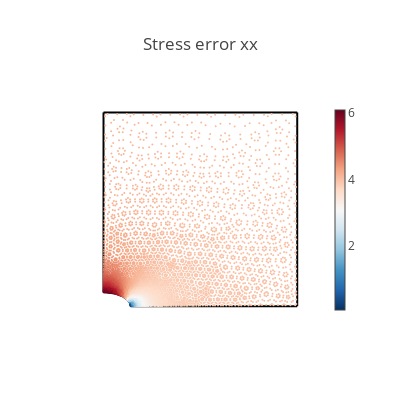
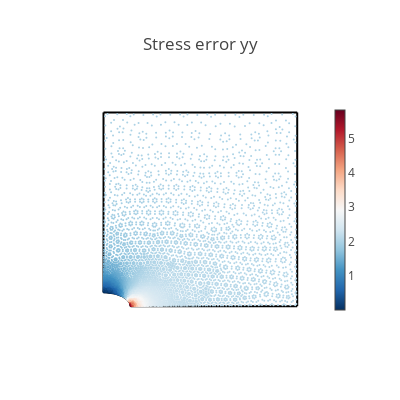
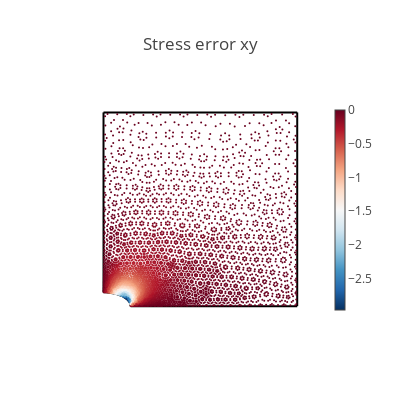
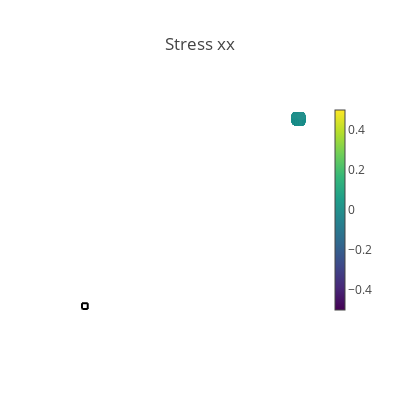

Source (notebook cell) for these figures, in order:
### Code cell
# Create a validation domain different from the training domain
val_x, val_y = np.meshgrid(np.linspace(0, L, 50), np.linspace(0, L, 50))
val_domain = np.vstack([val_x.ravel(), val_y.ravel()]).T
mask = (
    ((val_domain[:, 0] ** 2) / (Rx**2)) + ((val_domain[:, 1] ** 2) / (Ry**2))
) > 1
val = torch.tensor(val_domain[mask], requires_grad=True, device= device)
val = val.float()

# Compute model predictions on the validation domain
disp = net(val)
def_val = val + disp
stress = torch.vmap(sigma)(val)
mises = torch.sqrt(
    stress[:, 0, 0] ** 2
    + stress[:, 1, 1] ** 2
    - stress[:, 0, 0] * stress[:, 1, 1]
    + 3 * stress[:, 0, 1] ** 2
)
# print([loss.item() for loss in compute_les(val)])


@torch.no_grad()
def make_plot(x, y, variable, title, cmap=sequential.Viridis, size=8.0):
    fig = go.Figure()

    # Plot boundaries
    m = dict(color="black")
    fig.add_trace(go.Scatter(x=top[:, 0].cpu(), y=top[:, 1].cpu(), mode="lines", marker=m))
    fig.add_trace(go.Scatter(x=bottom[:, 0].cpu(), y=bottom[:, 1].cpu(), mode="lines", marker=m))
    fig.add_trace(go.Scatter(x=left[:, 0].cpu(), y=left[:, 1].cpu(), mode="lines", marker=m))
    fig.add_trace(go.Scatter(x=right[:, 0].cpu(), y=right[:, 1].cpu(), mode="lines", marker=m))
    fig.add_trace(go.Scatter(x=hole[:, 0].cpu(), y=hole[:, 1].cpu(), mode="lines", marker=m))

    # Plot variable values
    m = dict(color=variable, colorscale=cmap, size=size, colorbar=dict(thickness=10))
    fig.add_trace(go.Scatter(x=x, y=y, marker=m, mode="markers"))

    # plot settings
    fig.layout.yaxis.scaleanchor = "x"
    fig.update_layout(
        template="none", width=400, height=400, title=title, showlegend=False
    )
    fig.update_xaxes(visible=False)
    fig.update_yaxes(visible=False)
    fig.show()


# Compute data error
s_data = data_output[:, 0:3]
s_pred = torch.vmap(sigma)(data_input[:, 0:2])
ds_xx = s_data[:, 0] - s_pred[:, 0, 0]
ds_yy = s_data[:, 1] - s_pred[:, 1, 1]
ds_xy = s_data[:, 2] - s_pred[:, 0, 1]


# Plot stress errors
cmap = sequential.RdBu_r
make_plot(*data_input[:, 0:2].T.cpu(), ds_xx.cpu(), "Stress error xx", size=2.0, cmap=cmap)
make_plot(*data_input[:, 0:2].T.cpu(), ds_yy.cpu(), "Stress error yy", size=2.0, cmap=cmap)
make_plot(*data_input[:, 0:2].T.cpu(), ds_xy.cpu(), "Stress error xy", size=2.0, cmap=cmap)

# Plot stresses
make_plot(*def_val.T.cpu(), stress[:, 0, 0].cpu(), "Stress xx")
make_plot(*def_val.T.cpu(), stress[:, 0, 1].cpu(), "Stress xy")
make_plot(*def_val.T.cpu(), stress[:, 1, 1].cpu(), "Stress yy")
make_plot(*def_val.T.cpu(), mises.cpu(), "Mises stress")

# Plot displacements
make_plot(*def_val.T.cpu(), disp[:, 0].cpu(), "Displacement in x", cmap=sequential.Inferno)
make_plot(*def_val.T.cpu(), disp[:, 1].cpu(), "Displacement in y", cmap=sequential.Inferno)

### Figure 1 — Plotly figure (JSON) as saved in the notebook; plotly's stock layout.template omitted (floating-point values rounded to 4 significant figures; data arrays with more than 128 entries replaced by an {"elided": "..."} marker saying what was removed)
{"data": [{"marker": {"color": "black"}, "mode": "lines", "type": "scatter", "x": [0, 0.04167, 0.08333, 0.125, 0.1667, 0.2083, 0.25, 0.2917, 0.3333, 0.375, 0.4167, 0.4583, 0.5, 0.5417, 0.5833, 0.625, 0.6667, 0.7083, 0.75, 0.7917, 0.8333, 0.875, 0.9167, 0.9583, 1], "y": [1, 1, 1, 1, 1, 1, 1, 1, 1, 1, 1, 1, 1, 1, 1, 1, 1, 1, 1, 1, 1, 1, 1, 1, 1]}, {"marker": {"color": "black"}, "mode": "lines", "type": "scatter", "x": [0.14, 0.183, 0.226, 0.269, 0.312, 0.355, 0.398, 0.441, 0.484, 0.527, 0.57, 0.613, 0.656, 0.699, 0.742, 0.785, 0.828, 0.871, 0.914, 0.957, 1], "y": [0, 0, 0, 0, 0, 0, 0, 0, 0, 0, 0, 0, 0, 0, 0, 0, 0, 0, 0, 0, 0]}, {"marker": {"color": "black"}, "mode": "lines", "type": "scatter", "x": [0, 0, 0, 0, 0, 0, 0, 0, 0, 0, 0, 0, 0, 0, 0, 0, 0, 0, 0, 0, 0, 0, 0], "y": [0.07143, 0.1136, 0.1558, 0.1981, 0.2403, 0.2825, 0.3247, 0.3669, 0.4091, 0.4513, 0.4935, 0.5357, 0.5779, 0.6201, 0.6623, 0.7045, 0.7468, 0.789, 0.8312, 0.8734, 0.9156, 0.9578, 1]}, {"marker": {"color": "black"}, "mode": "lines", "type": "scatter", "x": [1, 1, 1, 1, 1, 1, 1, 1, 1, 1, 1, 1, 1, 1, 1, 1, 1, 1, 1, 1, 1, 1, 1, 1, 1], "y": [0, 0.04167, 0.08333, 0.125, 0.1667, 0.2083, 0.25, 0.2917, 0.3333, 0.375, 0.4167, 0.4583, 0.5, 0.5417, 0.5833, 0.625, 0.6667, 0.7083, 0.75, 0.7917, 0.8333, 0.875, 0.9167, 0.9583, 1]}, {"marker": {"color": "black"}, "mode": "lines", "type": "scatter", "x": [0.14, 0.1399, 0.1398, 0.1394, 0.139, 0.1385, 0.1378, 0.137, 0.1361, 0.135, 0.1339, 0.1326, 0.1312, 0.1297, 0.1281, 0.1264, 0.1246, 0.1226, 0.1205, 0.1184, 0.1161, 0.1137, 0.1113, 0.1087, 0.1061, 0.1033, 0.1005, 0.09752, 0.0945, 0.0914, 0.08821, 0.08495, 0.08162, 0.07821, 0.07474, 0.07119, 0.06759, 0.06393, 0.06021, 0.05644, 0.05262, 0.04875, 0.04484, 0.04089, 0.0369, 0.03288, 0.02884, 0.02476, 0.02067, 0.01656, 0.01243, 0.008294, 0.004149, 8.573e-18], "y": [0, 0.002117, 0.004231, 0.006343, 0.008448, 0.01055, 0.01264, 0.01471, 0.01678, 0.01883, 0.02086, 0.02288, 0.02487, 0.02684, 0.02879, 0.03072, 0.03262, 0.03449, 0.03632, 0.03813, 0.0399, 0.04164, 0.04334, 0.04501, 0.04663, 0.04821, 0.04975, 0.05125, 0.0527, 0.05411, 0.05547, 0.05678, 0.05803, 0.05924, 0.0604, 0.0615, 0.06255, 0.06355, 0.06449, 0.06537, 0.06619, 0.06696, 0.06767, 0.06831, 0.0689, 0.06943, 0.0699, 0.0703, 0.07065, 0.07093, 0.07115, 0.0713, 0.0714, 0.07143]}, {"marker": {"color": {"elided": "5526 float values"}, "colorbar": {"thickness": 10}, "colorscale": [[0, "rgb(5,48,97)"], [0.1, "rgb(33,102,172)"], [0.2, "rgb(67,147,195)"], [0.3, "rgb(146,197,222)"], [0.4, "rgb(209,229,240)"], [0.5, "rgb(247,247,247)"], [0.6, "rgb(253,219,199)"], [0.7, "rgb(244,165,130)"], [0.8, "rgb(214,96,77)"], [0.9, "rgb(178,24,43)"], [1, "rgb(103,0,31)"]], "size": 2}, "mode": "markers", "type": "scatter", "x": {"elided": "5526 float values"}, "y": {"elided": "5526 float values"}}], "layout": {"height": 400, "showlegend": false, "title": {"text": "Stress error xx"}, "width": 400, "xaxis": {"visible": false}, "yaxis": {"scaleanchor": "x", "visible": false}}}

### Figure 2 — Plotly figure (JSON) as saved in the notebook; plotly's stock layout.template omitted (floating-point values rounded to 4 significant figures; data arrays with more than 128 entries replaced by an {"elided": "..."} marker saying what was removed)
{"data": [{"marker": {"color": "black"}, "mode": "lines", "type": "scatter", "x": [0, 0.04167, 0.08333, 0.125, 0.1667, 0.2083, 0.25, 0.2917, 0.3333, 0.375, 0.4167, 0.4583, 0.5, 0.5417, 0.5833, 0.625, 0.6667, 0.7083, 0.75, 0.7917, 0.8333, 0.875, 0.9167, 0.9583, 1], "y": [1, 1, 1, 1, 1, 1, 1, 1, 1, 1, 1, 1, 1, 1, 1, 1, 1, 1, 1, 1, 1, 1, 1, 1, 1]}, {"marker": {"color": "black"}, "mode": "lines", "type": "scatter", "x": [0.14, 0.183, 0.226, 0.269, 0.312, 0.355, 0.398, 0.441, 0.484, 0.527, 0.57, 0.613, 0.656, 0.699, 0.742, 0.785, 0.828, 0.871, 0.914, 0.957, 1], "y": [0, 0, 0, 0, 0, 0, 0, 0, 0, 0, 0, 0, 0, 0, 0, 0, 0, 0, 0, 0, 0]}, {"marker": {"color": "black"}, "mode": "lines", "type": "scatter", "x": [0, 0, 0, 0, 0, 0, 0, 0, 0, 0, 0, 0, 0, 0, 0, 0, 0, 0, 0, 0, 0, 0, 0], "y": [0.07143, 0.1136, 0.1558, 0.1981, 0.2403, 0.2825, 0.3247, 0.3669, 0.4091, 0.4513, 0.4935, 0.5357, 0.5779, 0.6201, 0.6623, 0.7045, 0.7468, 0.789, 0.8312, 0.8734, 0.9156, 0.9578, 1]}, {"marker": {"color": "black"}, "mode": "lines", "type": "scatter", "x": [1, 1, 1, 1, 1, 1, 1, 1, 1, 1, 1, 1, 1, 1, 1, 1, 1, 1, 1, 1, 1, 1, 1, 1, 1], "y": [0, 0.04167, 0.08333, 0.125, 0.1667, 0.2083, 0.25, 0.2917, 0.3333, 0.375, 0.4167, 0.4583, 0.5, 0.5417, 0.5833, 0.625, 0.6667, 0.7083, 0.75, 0.7917, 0.8333, 0.875, 0.9167, 0.9583, 1]}, {"marker": {"color": "black"}, "mode": "lines", "type": "scatter", "x": [0.14, 0.1399, 0.1398, 0.1394, 0.139, 0.1385, 0.1378, 0.137, 0.1361, 0.135, 0.1339, 0.1326, 0.1312, 0.1297, 0.1281, 0.1264, 0.1246, 0.1226, 0.1205, 0.1184, 0.1161, 0.1137, 0.1113, 0.1087, 0.1061, 0.1033, 0.1005, 0.09752, 0.0945, 0.0914, 0.08821, 0.08495, 0.08162, 0.07821, 0.07474, 0.07119, 0.06759, 0.06393, 0.06021, 0.05644, 0.05262, 0.04875, 0.04484, 0.04089, 0.0369, 0.03288, 0.02884, 0.02476, 0.02067, 0.01656, 0.01243, 0.008294, 0.004149, 8.573e-18], "y": [0, 0.002117, 0.004231, 0.006343, 0.008448, 0.01055, 0.01264, 0.01471, 0.01678, 0.01883, 0.02086, 0.02288, 0.02487, 0.02684, 0.02879, 0.03072, 0.03262, 0.03449, 0.03632, 0.03813, 0.0399, 0.04164, 0.04334, 0.04501, 0.04663, 0.04821, 0.04975, 0.05125, 0.0527, 0.05411, 0.05547, 0.05678, 0.05803, 0.05924, 0.0604, 0.0615, 0.06255, 0.06355, 0.06449, 0.06537, 0.06619, 0.06696, 0.06767, 0.06831, 0.0689, 0.06943, 0.0699, 0.0703, 0.07065, 0.07093, 0.07115, 0.0713, 0.0714, 0.07143]}, {"marker": {"color": {"elided": "5526 float values"}, "colorbar": {"thickness": 10}, "colorscale": [[0, "rgb(5,48,97)"], [0.1, "rgb(33,102,172)"], [0.2, "rgb(67,147,195)"], [0.3, "rgb(146,197,222)"], [0.4, "rgb(209,229,240)"], [0.5, "rgb(247,247,247)"], [0.6, "rgb(253,219,199)"], [0.7, "rgb(244,165,130)"], [0.8, "rgb(214,96,77)"], [0.9, "rgb(178,24,43)"], [1, "rgb(103,0,31)"]], "size": 2}, "mode": "markers", "type": "scatter", "x": {"elided": "5526 float values"}, "y": {"elided": "5526 float values"}}], "layout": {"height": 400, "showlegend": false, "title": {"text": "Stress error yy"}, "width": 400, "xaxis": {"visible": false}, "yaxis": {"scaleanchor": "x", "visible": false}}}

### Figure 3 — Plotly figure (JSON) as saved in the notebook; plotly's stock layout.template omitted (floating-point values rounded to 4 significant figures; data arrays with more than 128 entries replaced by an {"elided": "..."} marker saying what was removed)
{"data": [{"marker": {"color": "black"}, "mode": "lines", "type": "scatter", "x": [0, 0.04167, 0.08333, 0.125, 0.1667, 0.2083, 0.25, 0.2917, 0.3333, 0.375, 0.4167, 0.4583, 0.5, 0.5417, 0.5833, 0.625, 0.6667, 0.7083, 0.75, 0.7917, 0.8333, 0.875, 0.9167, 0.9583, 1], "y": [1, 1, 1, 1, 1, 1, 1, 1, 1, 1, 1, 1, 1, 1, 1, 1, 1, 1, 1, 1, 1, 1, 1, 1, 1]}, {"marker": {"color": "black"}, "mode": "lines", "type": "scatter", "x": [0.14, 0.183, 0.226, 0.269, 0.312, 0.355, 0.398, 0.441, 0.484, 0.527, 0.57, 0.613, 0.656, 0.699, 0.742, 0.785, 0.828, 0.871, 0.914, 0.957, 1], "y": [0, 0, 0, 0, 0, 0, 0, 0, 0, 0, 0, 0, 0, 0, 0, 0, 0, 0, 0, 0, 0]}, {"marker": {"color": "black"}, "mode": "lines", "type": "scatter", "x": [0, 0, 0, 0, 0, 0, 0, 0, 0, 0, 0, 0, 0, 0, 0, 0, 0, 0, 0, 0, 0, 0, 0], "y": [0.07143, 0.1136, 0.1558, 0.1981, 0.2403, 0.2825, 0.3247, 0.3669, 0.4091, 0.4513, 0.4935, 0.5357, 0.5779, 0.6201, 0.6623, 0.7045, 0.7468, 0.789, 0.8312, 0.8734, 0.9156, 0.9578, 1]}, {"marker": {"color": "black"}, "mode": "lines", "type": "scatter", "x": [1, 1, 1, 1, 1, 1, 1, 1, 1, 1, 1, 1, 1, 1, 1, 1, 1, 1, 1, 1, 1, 1, 1, 1, 1], "y": [0, 0.04167, 0.08333, 0.125, 0.1667, 0.2083, 0.25, 0.2917, 0.3333, 0.375, 0.4167, 0.4583, 0.5, 0.5417, 0.5833, 0.625, 0.6667, 0.7083, 0.75, 0.7917, 0.8333, 0.875, 0.9167, 0.9583, 1]}, {"marker": {"color": "black"}, "mode": "lines", "type": "scatter", "x": [0.14, 0.1399, 0.1398, 0.1394, 0.139, 0.1385, 0.1378, 0.137, 0.1361, 0.135, 0.1339, 0.1326, 0.1312, 0.1297, 0.1281, 0.1264, 0.1246, 0.1226, 0.1205, 0.1184, 0.1161, 0.1137, 0.1113, 0.1087, 0.1061, 0.1033, 0.1005, 0.09752, 0.0945, 0.0914, 0.08821, 0.08495, 0.08162, 0.07821, 0.07474, 0.07119, 0.06759, 0.06393, 0.06021, 0.05644, 0.05262, 0.04875, 0.04484, 0.04089, 0.0369, 0.03288, 0.02884, 0.02476, 0.02067, 0.01656, 0.01243, 0.008294, 0.004149, 8.573e-18], "y": [0, 0.002117, 0.004231, 0.006343, 0.008448, 0.01055, 0.01264, 0.01471, 0.01678, 0.01883, 0.02086, 0.02288, 0.02487, 0.02684, 0.02879, 0.03072, 0.03262, 0.03449, 0.03632, 0.03813, 0.0399, 0.04164, 0.04334, 0.04501, 0.04663, 0.04821, 0.04975, 0.05125, 0.0527, 0.05411, 0.05547, 0.05678, 0.05803, 0.05924, 0.0604, 0.0615, 0.06255, 0.06355, 0.06449, 0.06537, 0.06619, 0.06696, 0.06767, 0.06831, 0.0689, 0.06943, 0.0699, 0.0703, 0.07065, 0.07093, 0.07115, 0.0713, 0.0714, 0.07143]}, {"marker": {"color": {"elided": "5526 float values"}, "colorbar": {"thickness": 10}, "colorscale": [[0, "rgb(5,48,97)"], [0.1, "rgb(33,102,172)"], [0.2, "rgb(67,147,195)"], [0.3, "rgb(146,197,222)"], [0.4, "rgb(209,229,240)"], [0.5, "rgb(247,247,247)"], [0.6, "rgb(253,219,199)"], [0.7, "rgb(244,165,130)"], [0.8, "rgb(214,96,77)"], [0.9, "rgb(178,24,43)"], [1, "rgb(103,0,31)"]], "size": 2}, "mode": "markers", "type": "scatter", "x": {"elided": "5526 float values"}, "y": {"elided": "5526 float values"}}], "layout": {"height": 400, "showlegend": false, "title": {"text": "Stress error xy"}, "width": 400, "xaxis": {"visible": false}, "yaxis": {"scaleanchor": "x", "visible": false}}}

### Figure 4 — Plotly figure (JSON) as saved in the notebook; plotly's stock layout.template omitted (floating-point values rounded to 4 significant figures; data arrays with more than 128 entries replaced by an {"elided": "..."} marker saying what was removed)
{"data": [{"marker": {"color": "black"}, "mode": "lines", "type": "scatter", "x": [0, 0.04167, 0.08333, 0.125, 0.1667, 0.2083, 0.25, 0.2917, 0.3333, 0.375, 0.4167, 0.4583, 0.5, 0.5417, 0.5833, 0.625, 0.6667, 0.7083, 0.75, 0.7917, 0.8333, 0.875, 0.9167, 0.9583, 1], "y": [1, 1, 1, 1, 1, 1, 1, 1, 1, 1, 1, 1, 1, 1, 1, 1, 1, 1, 1, 1, 1, 1, 1, 1, 1]}, {"marker": {"color": "black"}, "mode": "lines", "type": "scatter", "x": [0.14, 0.183, 0.226, 0.269, 0.312, 0.355, 0.398, 0.441, 0.484, 0.527, 0.57, 0.613, 0.656, 0.699, 0.742, 0.785, 0.828, 0.871, 0.914, 0.957, 1], "y": [0, 0, 0, 0, 0, 0, 0, 0, 0, 0, 0, 0, 0, 0, 0, 0, 0, 0, 0, 0, 0]}, {"marker": {"color": "black"}, "mode": "lines", "type": "scatter", "x": [0, 0, 0, 0, 0, 0, 0, 0, 0, 0, 0, 0, 0, 0, 0, 0, 0, 0, 0, 0, 0, 0, 0], "y": [0.07143, 0.1136, 0.1558, 0.1981, 0.2403, 0.2825, 0.3247, 0.3669, 0.4091, 0.4513, 0.4935, 0.5357, 0.5779, 0.6201, 0.6623, 0.7045, 0.7468, 0.789, 0.8312, 0.8734, 0.9156, 0.9578, 1]}, {"marker": {"color": "black"}, "mode": "lines", "type": "scatter", "x": [1, 1, 1, 1, 1, 1, 1, 1, 1, 1, 1, 1, 1, 1, 1, 1, 1, 1, 1, 1, 1, 1, 1, 1, 1], "y": [0, 0.04167, 0.08333, 0.125, 0.1667, 0.2083, 0.25, 0.2917, 0.3333, 0.375, 0.4167, 0.4583, 0.5, 0.5417, 0.5833, 0.625, 0.6667, 0.7083, 0.75, 0.7917, 0.8333, 0.875, 0.9167, 0.9583, 1]}, {"marker": {"color": "black"}, "mode": "lines", "type": "scatter", "x": [0.14, 0.1399, 0.1398, 0.1394, 0.139, 0.1385, 0.1378, 0.137, 0.1361, 0.135, 0.1339, 0.1326, 0.1312, 0.1297, 0.1281, 0.1264, 0.1246, 0.1226, 0.1205, 0.1184, 0.1161, 0.1137, 0.1113, 0.1087, 0.1061, 0.1033, 0.1005, 0.09752, 0.0945, 0.0914, 0.08821, 0.08495, 0.08162, 0.07821, 0.07474, 0.07119, 0.06759, 0.06393, 0.06021, 0.05644, 0.05262, 0.04875, 0.04484, 0.04089, 0.0369, 0.03288, 0.02884, 0.02476, 0.02067, 0.01656, 0.01243, 0.008294, 0.004149, 8.573e-18], "y": [0, 0.002117, 0.004231, 0.006343, 0.008448, 0.01055, 0.01264, 0.01471, 0.01678, 0.01883, 0.02086, 0.02288, 0.02487, 0.02684, 0.02879, 0.03072, 0.03262, 0.03449, 0.03632, 0.03813, 0.0399, 0.04164, 0.04334, 0.04501, 0.04663, 0.04821, 0.04975, 0.05125, 0.0527, 0.05411, 0.05547, 0.05678, 0.05803, 0.05924, 0.0604, 0.0615, 0.06255, 0.06355, 0.06449, 0.06537, 0.06619, 0.06696, 0.06767, 0.06831, 0.0689, 0.06943, 0.0699, 0.0703, 0.07065, 0.07093, 0.07115, 0.0713, 0.0714, 0.07143]}, {"marker": {"color": {"elided": "2476 int values"}, "colorbar": {"thickness": 10}, "colorscale": [[0, "#440154"], [0.1111, "#482878"], [0.2222, "#3e4989"], [0.3333, "#31688e"], [0.4444, "#26828e"], [0.5556, "#1f9e89"], [0.6667, "#35b779"], [0.7778, "#6ece58"], [0.8889, "#b5de2b"], [1, "#fde725"]], "size": 8}, "mode": "markers", "type": "scatter", "x": {"elided": "2476 float values"}, "y": {"elided": "2476 float values"}}], "layout": {"height": 400, "showlegend": false, "title": {"text": "Stress xx"}, "width": 400, "xaxis": {"visible": false}, "yaxis": {"scaleanchor": "x", "visible": false}}}
